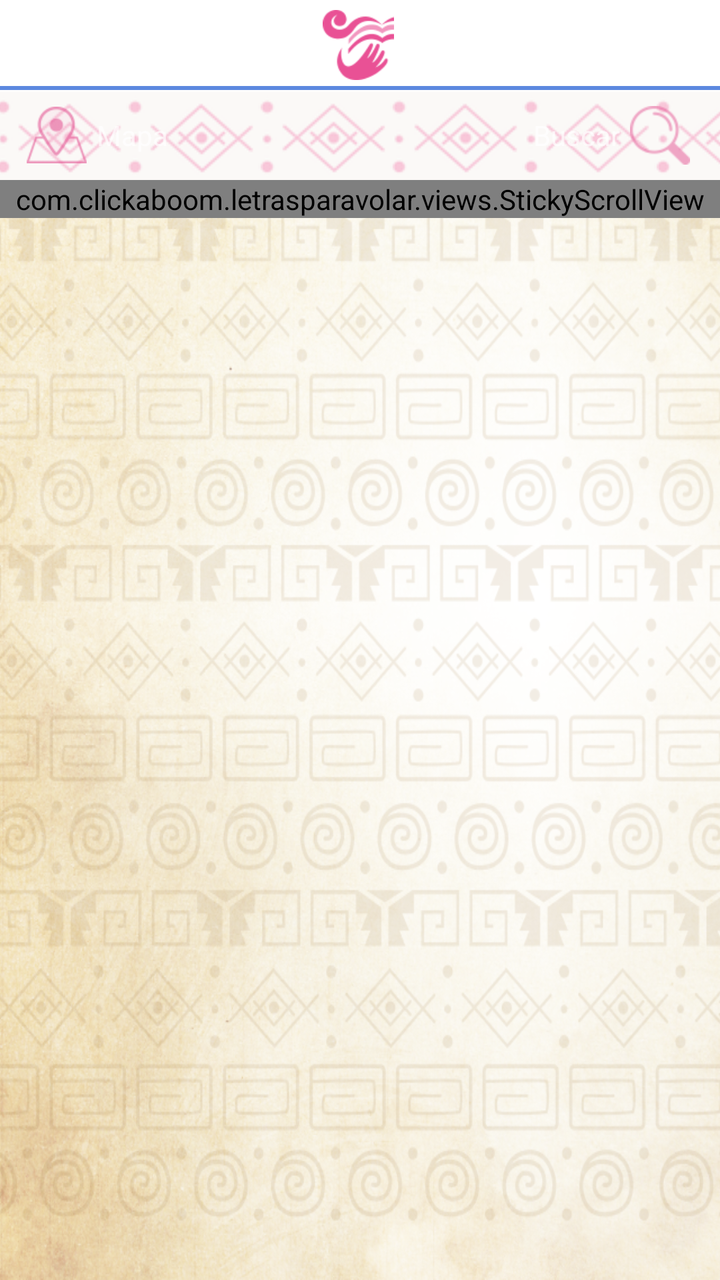
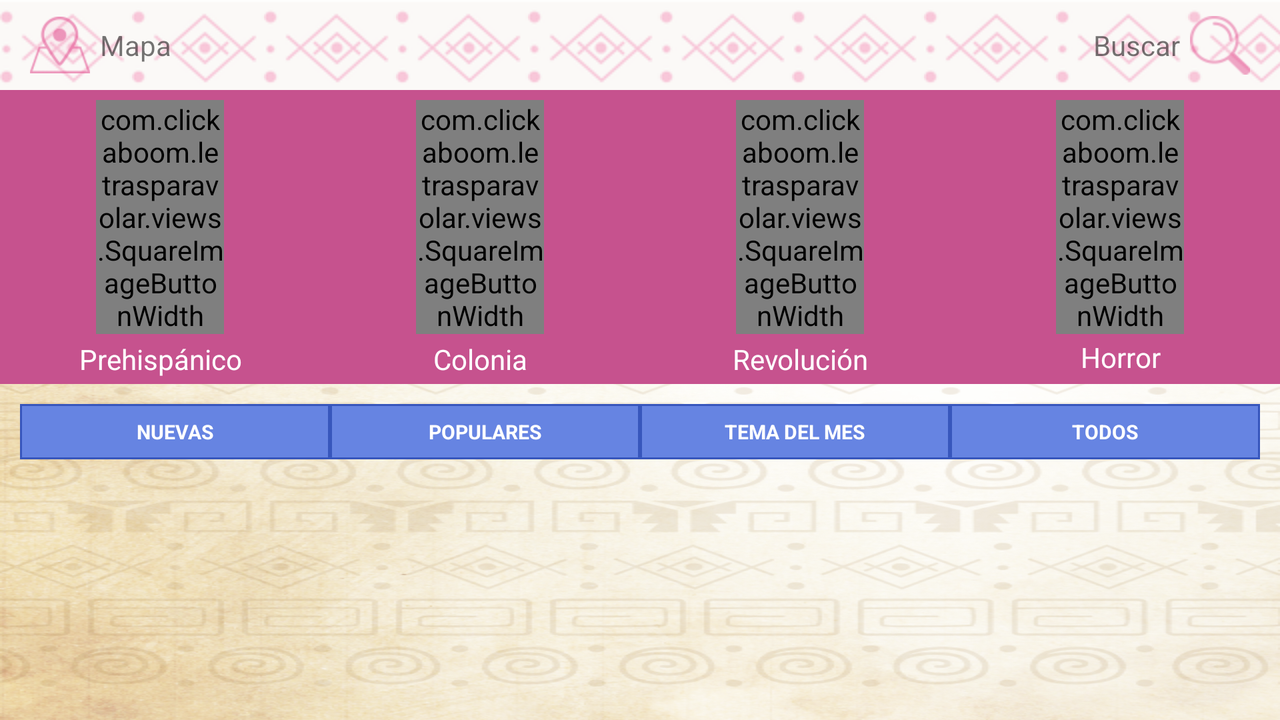

Compare how this app lays out the same screen by default and in its alternative resource folder. The renders come first, then the two layout files and the values they reference.
<!-- AndroidManifest.xml: application theme AppTheme -->
<!-- res/layout/fragment_legends.xml -->
<?xml version="1.0" encoding="utf-8"?>
<LinearLayout xmlns:android="http://schemas.android.com/apk/res/android"
              xmlns:app="http://schemas.android.com/apk/res-auto"
              android:orientation="vertical"
              android:layout_width="match_parent"
              android:layout_height="match_parent"
              android:background="@drawable/fondo_grecas">

    <android.support.design.widget.CoordinatorLayout
        android:layout_width="match_parent"
        android:layout_height="match_parent">

        <android.support.design.widget.AppBarLayout
            android:layout_height="wrap_content"
            android:layout_width="match_parent"
            android:theme="@style/AppTheme.AppBarOverlay">
            <android.support.v7.widget.Toolbar
                android:id="@+id/toolbar"
                android:layout_width="match_parent"
                android:layout_height="wrap_content"
                android:layout_marginLeft="-18dp"
                app:popupTheme="@style/AppTheme.PopupOverlay"
                app:layout_scrollFlags="scroll|snap|enterAlwaysCollapsed">
                <include layout="@layout/toolbar" />
            </android.support.v7.widget.Toolbar>
        </android.support.design.widget.AppBarLayout>

        <com.clickaboom.letrasparavolar.views.StickyScrollView
            android:id="@+id/nested_scroll"
            android:layout_width="match_parent"
            android:layout_height="wrap_content"
            app:layout_behavior="@string/appbar_scrolling_view_behavior">
            <LinearLayout
                android:layout_width="match_parent"
                android:layout_height="match_parent"
                android:weightSum="10"
                android:orientation="vertical">
                <RelativeLayout
                    android:layout_width="match_parent"
                    android:layout_height="wrap_content"
                    android:tag="sticky">
                <android.support.v7.widget.RecyclerView
                    android:id="@+id/categories_recycler"
                    android:layout_width="match_parent"
                    android:layout_height="@dimen/nav_categories_height"
                    android:nestedScrollingEnabled="false"
                    android:overScrollMode="never"
                    android:background="@color/legends_nav"/>
                    <LinearLayout
                        android:layout_width="match_parent"
                        android:layout_height="wrap_content"
                        android:layout_below="@id/categories_recycler"
                        android:background="@color/white"
                        android:layout_marginRight="@dimen/small_padding"
                        android:layout_marginLeft="@dimen/small_padding"
                        android:layout_marginBottom="@dimen/mini_padding"
                        android:weightSum="4">
                        <TextView
                            android:id="@+id/news_txt"
                            android:layout_width="0dp"
                            android:layout_height="wrap_content"
                            android:layout_weight="1"
                            android:paddingTop="7dp"
                            android:paddingBottom="7dp"
                            android:text="@string/nuevas"
                            android:textColor="@color/white"
                            android:textSize="@dimen/mini_text"
                            android:textStyle="bold"
                            android:background="@drawable/nav_subcategories_button"
                            android:gravity="center"
                            android:textAllCaps="true"
                            android:clickable="true"/>
                        <TextView
                            android:id="@+id/top_txt"
                            android:layout_width="0dp"
                            android:layout_height="wrap_content"
                            android:layout_weight="1"
                            android:paddingTop="7dp"
                            android:paddingBottom="7dp"
                            android:text="@string/populares"
                            android:textColor="@color/white"
                            android:textSize="@dimen/mini_text"
                            android:textStyle="bold"
                            android:background="@drawable/nav_subcategories_button"
                            android:gravity="center"
                            android:textAllCaps="true"
                            android:clickable="true"/>
                        <TextView
                            android:id="@+id/month_theme_txt"
                            android:layout_width="0dp"
                            android:layout_height="wrap_content"
                            android:layout_weight="1"
                            android:paddingTop="7dp"
                            android:paddingBottom="7dp"
                            android:text="@string/tema_del_mes"
                            android:textColor="@color/white"
                            android:textSize="@dimen/mini_text"
                            android:textStyle="bold"
                            android:background="@drawable/nav_subcategories_button"
                            android:gravity="center"
                            android:textAllCaps="true"
                            android:clickable="true"/>
                        <TextView
                            android:id="@+id/all_txt"
                            android:layout_width="0dp"
                            android:layout_height="wrap_content"
                            android:layout_weight="1"
                            android:paddingTop="7dp"
                            android:paddingBottom="7dp"
                            android:text="@string/todos"
                            android:textSize="@dimen/mini_text"
                            android:textColor="@color/white"
                            android:textStyle="bold"
                            android:background="@drawable/nav_subcategories_button"
                            android:gravity="center"
                            android:textAllCaps="true"
                            android:clickable="true"/>
                    </LinearLayout>
                </RelativeLayout>
                <LinearLayout
                    android:layout_width="match_parent"
                    android:layout_height="match_parent"
                    android:orientation="vertical">

                    <android.support.v7.widget.RecyclerView
                        android:id="@+id/collections_recycler"
                        android:layout_width="match_parent"
                        android:layout_height="match_parent"
                        android:nestedScrollingEnabled="false"
                        android:layout_marginLeft="@dimen/extra_small_padding"
                        android:layout_marginRight="@dimen/extra_small_padding"/>
                </LinearLayout>
            </LinearLayout>
        </com.clickaboom.letrasparavolar.views.StickyScrollView>
    </android.support.design.widget.CoordinatorLayout>
</LinearLayout>
<!-- res/layout/toolbar.xml (included above) -->
<?xml version="1.0" encoding="utf-8"?>

<LinearLayout xmlns:android="http://schemas.android.com/apk/res/android"
    android:layout_width="match_parent"
    android:layout_height="wrap_content"
    xmlns:app="http://schemas.android.com/apk/res-auto"
    android:orientation="vertical">
    
    <RelativeLayout
        android:id="@+id/header"
        android:layout_width="match_parent"
        android:layout_height="@dimen/toolbar"
        android:background="@color/white">
        <LinearLayout
            android:id="@+id/back_btn"
            android:layout_width="wrap_content"
            android:layout_height="match_parent"
            android:paddingRight="@dimen/large_padding"
            android:orientation="horizontal"
            android:layout_alignParentLeft="true"
            android:layout_alignParentStart="true"
            android:clickable="true"
            android:visibility="gone"
            android:descendantFocusability="blocksDescendants">
            <ImageView
                android:layout_width="wrap_content"
                android:layout_height="30dp"
                android:padding="5dp"
                android:layout_marginLeft="10dp"
                android:layout_marginStart="10dp"
                android:src="@drawable/back_arrow"
                android:adjustViewBounds="true"
                android:scaleType="centerInside"
                android:tint="@color/legends_nav_pressed"
                android:layout_gravity="center_vertical"
                android:background="@null"/>
            <TextView
                android:layout_width="wrap_content"
                android:layout_height="match_parent"
                android:text="@string/atras"
                android:textColor="@color/dark_gray"
                android:textAppearance="@style/Base.TextAppearance.AppCompat.Small"
                android:gravity="center"/>
        </LinearLayout>

        <ImageView
            android:id="@+id/toolbar_main_icon"
            android:layout_width="wrap_content"
            android:layout_height="match_parent"
            android:padding="5dp"
            android:src="@drawable/icono"
            android:clickable="true"
            android:layout_centerInParent="true"/>

        <ImageButton
            android:id="@+id/drawer_button"
            android:layout_width="wrap_content"
            android:layout_height="40dp"
            android:padding="5dp"
            android:layout_marginRight="10dp"
            app:srcCompat="@drawable/ic_menu"
            android:tint="@color/legends_nav_pressed"
            android:adjustViewBounds="true"
            android:scaleType="centerInside"
            android:background="@null"
            android:layout_centerVertical="true"
            android:layout_alignParentRight="true"/>

        <View
            android:layout_width="match_parent"
            android:layout_height="2dp"
            android:background="@color/toolbar_divider"
            android:layout_alignParentBottom="true"/>
    </RelativeLayout>
    <include
        android:id="@+id/toolbar_asistant"
        layout="@layout/toolbar_asistant" />
</LinearLayout>
<!-- res/layout/toolbar_asistant.xml (included above) -->
<?xml version="1.0" encoding="utf-8"?>

<RelativeLayout xmlns:android="http://schemas.android.com/apk/res/android"
    android:id="@+id/header"
    android:layout_width="match_parent"
    android:layout_height="@dimen/toolbar"
    android:background="@color/white"
    android:gravity="center">

    <ImageView
        android:layout_width="match_parent"
        android:layout_height="match_parent"
        android:scaleType="fitXY"
        android:src="@drawable/pattern_subheader"/>

    <LinearLayout
        android:id="@+id/left_btn"
        android:layout_width="wrap_content"
        android:layout_height="match_parent"
        android:paddingRight="@dimen/large_padding"
        android:orientation="horizontal"
        android:layout_alignParentLeft="true"
        android:layout_alignParentStart="true"
        android:clickable="true"
        android:descendantFocusability="blocksDescendants">
        <ImageView
            android:layout_width="40dp"
            android:layout_height="match_parent"
            android:padding="5dp"
            android:layout_marginLeft="10dp"
            android:layout_marginStart="10dp"
            android:src="@drawable/icono_mapa"
            android:adjustViewBounds="true"
            android:scaleType="centerInside"
            android:background="@null"/>
        <TextView
            android:layout_width="wrap_content"
            android:layout_height="match_parent"
            android:text="@string/mapa"
            android:textAppearance="@style/Base.TextAppearance.AppCompat.Small"
            android:gravity="center"/>
    </LinearLayout>

    <TextView
        android:id="@+id/toolbar_title"
        android:layout_width="wrap_content"
        android:layout_height="match_parent"
        android:textAppearance="@style/Base.TextAppearance.AppCompat.Medium"
        android:textColor="@color/colorAccent"
        android:layout_centerInParent="true"
        android:gravity="center"/>

    <LinearLayout
        android:id="@+id/right_btn"
        android:layout_width="wrap_content"
        android:layout_height="match_parent"
        android:paddingLeft="@dimen/large_padding"
        android:orientation="horizontal"
        android:layout_alignParentRight="true"
        android:layout_alignParentEnd="true"
        android:clickable="true"
        android:descendantFocusability="blocksDescendants">
        <TextView
            android:layout_width="wrap_content"
            android:layout_height="match_parent"
            android:text="@string/buscar"
            android:textAppearance="@style/Base.TextAppearance.AppCompat.Small"
            android:gravity="center"/>
        <ImageView
            android:layout_width="40dp"
            android:layout_height="match_parent"
            android:padding="5dp"
            android:layout_marginRight="10dp"
            android:layout_marginEnd="10dp"
            android:src="@drawable/buscador"
            android:adjustViewBounds="true"
            android:scaleType="centerInside"
            android:background="@null"/>
    </LinearLayout>
</RelativeLayout>
<!-- resources referenced by this layout -->
<resources>
  <color name="colorAccent">#cf3683</color>
  <color name="dark_gray">#616161</color>
  <color name="legends_nav">#c6528e</color>
  <color name="legends_nav_pressed">#d767a1</color>
  <color name="toolbar_divider">#5c88df</color>
  <color name="white">#fff</color>
  <dimen name="extra_small_padding">5dp</dimen>
  <dimen name="large_padding">20dp</dimen>
  <dimen name="mini_padding">5dp</dimen>
  <dimen name="mini_text">10sp</dimen>
  <dimen name="nav_categories_height">75dp</dimen>
  <dimen name="small_padding">10dp</dimen>
  <dimen name="toolbar">45dp</dimen>
  <!-- drawable back_arrow: png bitmap (drawable, 919 bytes) -->
  <!-- drawable buscador: png bitmap (drawable, 2031 bytes) -->
  <!-- drawable fondo_grecas: png bitmap (drawable, 805841 bytes) -->
  <!-- drawable icono: png bitmap (drawable, 3464 bytes) -->
  <!-- drawable icono_mapa: png bitmap (drawable, 2276 bytes) -->
  <!-- drawable nav_subcategories_button (drawable) -->
  <?xml version="1.0" encoding="utf-8"?>
  <shape
      xmlns:android="http://schemas.android.com/apk/res/android"
      android:shape="rectangle">
  
      
      <solid android:color="@color/order_back" />
      <stroke
          android:width="1dip"
          android:color="@color/order_back_pressed" />
  </shape>
  <!-- drawable pattern_subheader (drawable) -->
  <?xml version="1.0" encoding="utf-8"?>
  
  <bitmap xmlns:android="http://schemas.android.com/apk/res/android"
      android:src="@drawable/sub_header_back_small"
      android:tileModeY="clamp"
      android:tileModeX="repeat" />
  <string name="atras">Atrás</string>
  <string name="buscar">Buscar</string>
  <string name="mapa">Mapa</string>
  <string name="nuevas">Nuevas</string>
  <string name="populares">Populares</string>
  <string name="tema_del_mes">Tema del mes</string>
  <string name="todos">Todos</string>
  <style name="AppTheme.AppBarOverlay" parent="ThemeOverlay.AppCompat.Dark.ActionBar" />
  <style name="AppTheme.PopupOverlay" parent="ThemeOverlay.AppCompat.Light" />
  <style name="AppTheme" parent="Theme.AppCompat.Light.DarkActionBar">
          
          <item name="colorPrimary">@color/colorPrimary</item>
          <item name="colorPrimaryDark">@color/colorPrimaryDark</item>
          <item name="colorAccent">@color/colorAccent</item>
      </style>
  <color name="order_back">#6684e2</color>
  <color name="order_back_pressed">#3756bc</color>
  <!-- drawable sub_header_back_small: png bitmap (drawable, 2748 bytes) -->
  <color name="colorPrimary">#666666</color>
  <color name="colorPrimaryDark">#000</color>
</resources>
<!-- res/layout-land/fragment_legends.xml (the repository's variant of the layout above) -->
<!-- drawn on the phone turned sideways -->
<?xml version="1.0" encoding="utf-8"?>
<LinearLayout xmlns:android="http://schemas.android.com/apk/res/android"
              android:orientation="vertical"
              android:layout_width="match_parent"
              android:layout_height="match_parent"
              android:background="@drawable/fondo_grecas">

    <include layout="@layout/toolbar_asistant"/>

    <android.support.design.widget.CoordinatorLayout
        android:layout_width="match_parent"
        android:layout_height="wrap_content">
        <android.support.v4.widget.NestedScrollView
            android:layout_width="match_parent"
            android:layout_height="wrap_content">
            <LinearLayout
                android:layout_width="match_parent"
                android:layout_height="match_parent"
                android:weightSum="10"
                android:orientation="vertical">
                <LinearLayout
                    android:layout_width="match_parent"
                    android:layout_height="wrap_content"
                    android:background="@color/legends_nav"
                    android:weightSum="4">

                    <LinearLayout
                        android:layout_width="0dp"
                        android:layout_height="wrap_content"
                        android:layout_weight="1"
                        android:orientation="vertical"
                        android:gravity="center">

                        <LinearLayout
                            android:layout_width="match_parent"
                            android:layout_height="wrap_content"
                            android:paddingTop="5dp"
                            android:orientation="horizontal"
                            android:weightSum="5"
                            android:gravity="center">
                            <com.clickaboom.letrasparavolar.views.SquareImageButtonWidth
                                android:layout_width="0dp"
                                android:layout_height="wrap_content"
                                android:layout_weight="2"
                                android:src="@drawable/prehispanico"
                                android:adjustViewBounds="true"
                                android:scaleType="centerInside"
                                android:background="@null"/>
                        </LinearLayout>
                        <TextView
                            android:layout_width="match_parent"
                            android:layout_height="wrap_content"
                            android:layout_margin="3dp"
                            android:text="@string/prehispanico"
                            android:textColor="@color/white"
                            android:textAppearance="@style/Base.TextAppearance.AppCompat.Small"
                            android:gravity="center"/>
                    </LinearLayout>

                    <LinearLayout
                        android:layout_width="0dp"
                        android:layout_height="wrap_content"
                        android:layout_weight="1"
                        android:orientation="vertical"
                        android:gravity="center">

                        <LinearLayout
                            android:layout_width="match_parent"
                            android:layout_height="wrap_content"
                            android:paddingTop="5dp"
                            android:orientation="horizontal"
                            android:weightSum="5"
                            android:gravity="center">
                            <com.clickaboom.letrasparavolar.views.SquareImageButtonWidth
                                android:layout_width="0dp"
                                android:layout_height="wrap_content"
                                android:layout_weight="2"
                                android:src="@drawable/colonia"
                                android:adjustViewBounds="true"
                                android:scaleType="centerInside"
                                android:background="@null"/>
                        </LinearLayout>
                        <TextView
                            android:layout_width="match_parent"
                            android:layout_height="wrap_content"
                            android:layout_margin="3dp"
                            android:text="@string/colonia"
                            android:textColor="@color/white"
                            android:textAppearance="@style/Base.TextAppearance.AppCompat.Small"
                            android:gravity="center"/>
                    </LinearLayout>

                    <LinearLayout
                        android:layout_width="0dp"
                        android:layout_height="wrap_content"
                        android:layout_weight="1"
                        android:orientation="vertical"
                        android:gravity="center">

                        <LinearLayout
                            android:layout_width="match_parent"
                            android:layout_height="wrap_content"
                            android:paddingTop="5dp"
                            android:orientation="horizontal"
                            android:weightSum="5"
                            android:gravity="center">
                            <com.clickaboom.letrasparavolar.views.SquareImageButtonWidth
                                android:layout_width="0dp"
                                android:layout_height="wrap_content"
                                android:layout_weight="2"
                                android:src="@drawable/revolucion"
                                android:adjustViewBounds="true"
                                android:scaleType="centerInside"
                                android:background="@null"/>
                        </LinearLayout>
                        <TextView
                            android:layout_width="match_parent"
                            android:layout_height="wrap_content"
                            android:layout_margin="3dp"
                            android:text="@string/revolucion"
                            android:textColor="@color/white"
                            android:textAppearance="@style/Base.TextAppearance.AppCompat.Small"
                            android:gravity="center"/>
                    </LinearLayout>

                    <LinearLayout
                        android:layout_width="0dp"
                        android:layout_height="wrap_content"
                        android:layout_weight="1"
                        android:orientation="vertical"
                        android:gravity="center">

                        <LinearLayout
                            android:layout_width="match_parent"
                            android:layout_height="wrap_content"
                            android:paddingTop="5dp"
                            android:orientation="horizontal"
                            android:weightSum="5"
                            android:gravity="center">
                            <com.clickaboom.letrasparavolar.views.SquareImageButtonWidth
                                android:layout_width="0dp"
                                android:layout_height="wrap_content"
                                android:layout_weight="2"
                                android:src="@drawable/horror"
                                android:adjustViewBounds="true"
                                android:scaleType="centerInside"
                                android:background="@null"/>
                        </LinearLayout>
                        <TextView
                            android:layout_width="match_parent"
                            android:layout_height="wrap_content"
                            android:layout_margin="2dp"
                            android:text="@string/horror"
                            android:textColor="@color/white"
                            android:textAppearance="@style/Base.TextAppearance.AppCompat.Small"
                            android:gravity="center"/>
                    </LinearLayout>

                </LinearLayout>

                <LinearLayout
                    android:layout_width="match_parent"
                    android:layout_height="match_parent"
                    android:orientation="vertical"
                    android:paddingTop="10dp"
                    android:paddingBottom="10dp">
                    <LinearLayout
                        android:layout_width="match_parent"
                        android:layout_height="wrap_content"
                        android:background="@color/white"
                        android:weightSum="4"
                        android:layout_marginBottom="5dp"
                        android:layout_marginLeft="10dp"
                        android:layout_marginRight="10dp">
                        <TextView
                            android:layout_width="0dp"
                            android:layout_height="wrap_content"
                            android:layout_weight="1"
                            android:paddingTop="7dp"
                            android:paddingBottom="7dp"
                            android:text="@string/nuevas"
                            android:textColor="@color/white"
                            android:textSize="@dimen/mini_text"
                            android:textStyle="bold"
                            android:background="@drawable/nav_subcategories_button"
                            android:gravity="center"
                            android:textAllCaps="true"/>
                        <TextView
                            android:layout_width="0dp"
                            android:layout_height="wrap_content"
                            android:layout_weight="1"
                            android:paddingTop="7dp"
                            android:paddingBottom="7dp"
                            android:text="@string/populares"
                            android:textColor="@color/white"
                            android:textSize="@dimen/mini_text"
                            android:textStyle="bold"
                            android:background="@drawable/nav_subcategories_button"
                            android:gravity="center"
                            android:textAllCaps="true"/>
                        <TextView
                            android:layout_width="0dp"
                            android:layout_height="wrap_content"
                            android:layout_weight="1"
                            android:paddingTop="7dp"
                            android:paddingBottom="7dp"
                            android:text="@string/tema_del_mes"
                            android:textColor="@color/white"
                            android:textSize="@dimen/mini_text"
                            android:textStyle="bold"
                            android:background="@drawable/nav_subcategories_button"
                            android:gravity="center"
                            android:textAllCaps="true"/>
                        <TextView
                            android:layout_width="0dp"
                            android:layout_height="wrap_content"
                            android:layout_weight="1"
                            android:paddingTop="7dp"
                            android:paddingBottom="7dp"
                            android:text="@string/todos"
                            android:textSize="@dimen/mini_text"
                            android:textColor="@color/white"
                            android:textStyle="bold"
                            android:background="@drawable/nav_subcategories_button"
                            android:gravity="center"
                            android:textAllCaps="true"/>
                    </LinearLayout>

                    <android.support.v7.widget.RecyclerView
                        android:id="@+id/legends_recycler"
                        android:layout_width="match_parent"
                        android:layout_height="match_parent"
                        android:nestedScrollingEnabled="false"
                        android:layout_marginLeft="5dp"
                        android:layout_marginRight="5dp"/>
                </LinearLayout>
            </LinearLayout>
        </android.support.v4.widget.NestedScrollView>
    </android.support.design.widget.CoordinatorLayout>

    
    
</LinearLayout>
<!-- resources referenced by the variant -->
<!-- as the phone turned sideways resolves them -->
<resources>
  <color name="colorAccent">#cf3683</color>
  <color name="legends_nav">#c6528e</color>
  <color name="white">#fff</color>
  <dimen name="large_padding">20dp</dimen>
  <dimen name="mini_text">10sp</dimen>
  <dimen name="toolbar">45dp</dimen>
  <!-- drawable buscador: png bitmap (drawable, 2031 bytes) -->
  <!-- drawable colonia: png bitmap (drawable, 5318 bytes) -->
  <!-- drawable fondo_grecas: png bitmap (drawable, 805841 bytes) -->
  <!-- drawable horror: png bitmap (drawable, 4415 bytes) -->
  <!-- drawable icono_mapa: png bitmap (drawable, 2276 bytes) -->
  <!-- drawable nav_subcategories_button (drawable) -->
  <?xml version="1.0" encoding="utf-8"?>
  <shape
      xmlns:android="http://schemas.android.com/apk/res/android"
      android:shape="rectangle">
  
      
      <solid android:color="@color/order_back" />
      <stroke
          android:width="1dip"
          android:color="@color/order_back_pressed" />
  </shape>
  <!-- drawable pattern_subheader (drawable) -->
  <?xml version="1.0" encoding="utf-8"?>
  
  <bitmap xmlns:android="http://schemas.android.com/apk/res/android"
      android:src="@drawable/sub_header_back_small"
      android:tileModeY="clamp"
      android:tileModeX="repeat" />
  <!-- drawable prehispanico: png bitmap (drawable, 4146 bytes) -->
  <!-- drawable revolucion: png bitmap (drawable, 4432 bytes) -->
  <string name="buscar">Buscar</string>
  <string name="colonia">Colonia</string>
  <string name="horror">Horror</string>
  <string name="mapa">Mapa</string>
  <string name="nuevas">Nuevas</string>
  <string name="populares">Populares</string>
  <string name="prehispanico">Prehispánico</string>
  <string name="revolucion">Revolución</string>
  <string name="tema_del_mes">Tema del mes</string>
  <string name="todos">Todos</string>
  <style name="AppTheme" parent="Theme.AppCompat.Light.DarkActionBar">
          
          <item name="colorPrimary">@color/colorPrimary</item>
          <item name="colorPrimaryDark">@color/colorPrimaryDark</item>
          <item name="colorAccent">@color/colorAccent</item>
      </style>
  <color name="order_back">#6684e2</color>
  <color name="order_back_pressed">#3756bc</color>
  <!-- drawable sub_header_back_small: png bitmap (drawable, 2748 bytes) -->
  <color name="colorPrimary">#666666</color>
  <color name="colorPrimaryDark">#000</color>
</resources>
